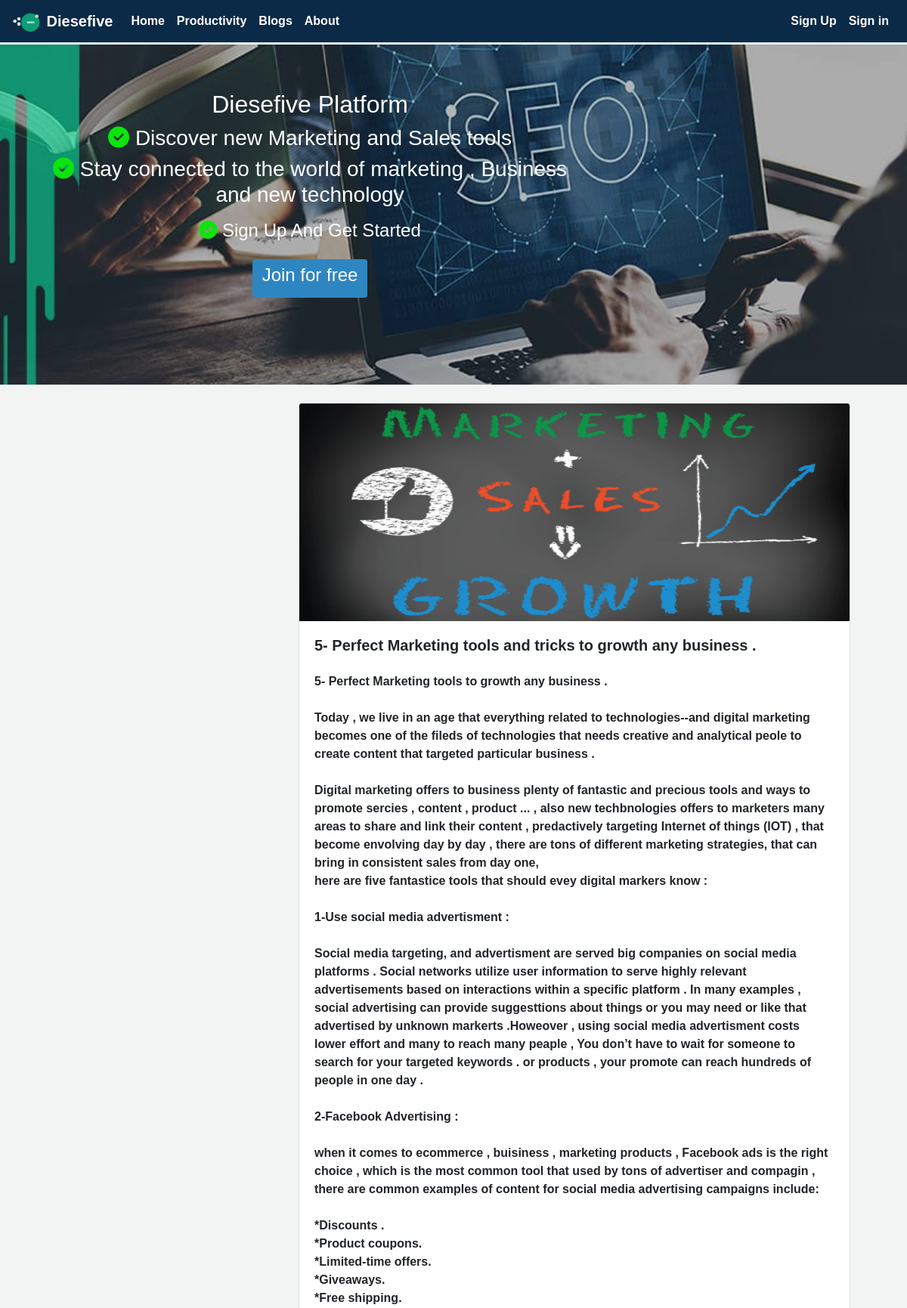
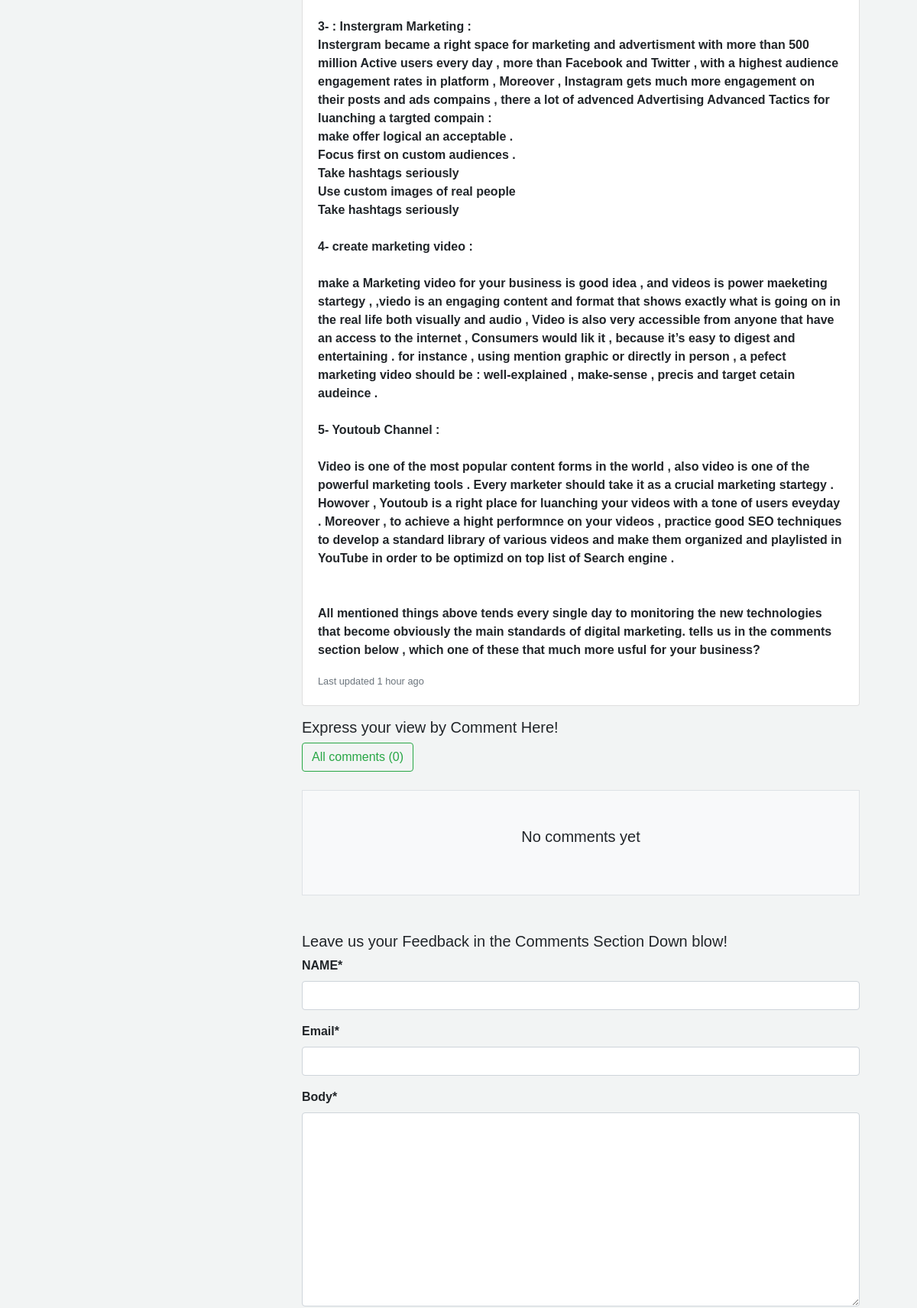
Page /Creativity/5-Perfect-Marketing-tools-to-growth-any-business (upper part) on the committed database (2 pictures, top to bottom).
### myblog/models.py (models this page shows, shortened)
class post(models.Model):
    image = models.ImageField(default='default.jpg', upload_to='profile_pics')
    slug  = models.SlugField(max_length=250 , unique=True)
    title = models.CharField(max_length=100)
    content = models.TextField()
    post_date = models.DateTimeField(default=timezone.now)
    post_update = models.DateTimeField(auto_now=True)
    author = models.ForeignKey(User , on_delete=models.CASCADE)
    def __str__(self):
        return (f'Post_title : {self.title}')
    class Meta():
        ordering = ('-post_update',)

### myblog/views.py (the view)
# urls.py: path('Creativity/<slug:slug>', views.Creativity, name='post_by_slug'),
def Creativity(request, slug) :
    post1 = get_object_or_404(post, slug = slug)
    comments = post1.comments.filter(active=True)
    if request.method == 'POST':
        comment_form = Newcomment(data=request.POST)
        if comment_form.is_valid():
            new_comment = comment_form.save(commit=False)
            new_comment.post = post1
            new_comment.save()
            comment_form = Newcomment()
    else:
        comment_form = Newcomment()
    context = {
    'title': post1 ,
    'post' : post1 ,
    'comments' : comments ,
    'comment_form' : comment_form ,
    }
    return render(request, 'detail.html' , context )

### myblog/forms.py
class Newcomment (forms.ModelForm) :
    class Meta:
        model = comment
        fields = ( 'name' , 'email' , 'body')

### myblog/templates/detail.html (shortened to what this page needs)
{% extends 'base.html' %}
{% block content %}
{% load crispy_forms_tags %}
<section>
  <header>
        <div class="container ml-0  mt-4">
            <div class="row">
               <div class="col-md-4">
                 </div>
                 <div class="col-md-8">
                        <div class="card mb-3">
                          <img class="card-img-top" src="{{post.image.url}}" alt="picture"  style="height: 18rem;">
                          <div class="card-body">
                            <h5 class="card-title font-weight-bold">{{post.title}} . </h5>
                            <p class="card-text mt-4">{{post.content|linebreaksbr}}</p>
                            <p class="card-text"><small class="text-muted">Last updated 1 hour ago </small></p>
                          </div>
                       </div>
                 </div>
            </div>
      </div>
    </header>
</section>
<section>
  <header>
        <div class="container ml-0">
            <div class="row">
                <div class="col-md-4">
                </div>
            <div class="col-md-8">
              <h5>Express your view by Comment Here! </h5>
              <button type="button" class="btn btn-outline-success"> All comments ({{comments.count}}) </button>
             <div class="border bg-light p-4 mb-5 mt-4 bg-w">
                    {% for comment in comments %}
                     <ul class="p-3 comment">
                    <p class="border-bottom font-italic">{{comment.name}} : <p>
                      <i class="far fa-comments"></i>
                    <p class="font-weight-bold"> " {{comment.body}}   " </p>
                    <p class="font-weight-light">  On : {{comment.comment_date|date:'d-m-Y'}} </p>
                     <div class="border-bottom mb-3 mt-2"></div>
                        {% empty %}
                 <h5 class="text-center p-4 mb-3 comment"> No comments yet </h5>
                {% endfor %}
             </div>
<h5>Leave us your Feedback in the Comments Section Down blow!</h5>
    <form method="POST">
        {{comment_form|crispy}}
    </form>
          </div>
       </div>
    </div>
</header>
</section>
<br>
<br>
<br>
<br
{% endblock content %}

### myblog/static/css/home.css (style rules this page uses)
body { background-color : #f2f4f4 ; font-family: 'Gill Sans', sans-serif; font-weight: 600; }
html,body { direction: ltr ; text-align: left ; }

### rows in the picture
post: image (picture), title "5- Perfect Marketing tools and tricks to growth any business", content "5- Perfect Marketing tools to growth any business . Today , we live in an age that everything related to technologies--and digital marketing becomes one of the fileds of technologies that needs creative and analytical peole to create content that targeted particular business . Digital marketing offers to business plenty of fantastic and precious tools and ways to promote sercies , content , product ... , also new techbnologies offers to marketers many areas to share and link their content , predactively targeting Internet of things (IOT) , that become envolving day by day , there are tons of different marketing strategies, that can bring in consistent sales from day one, here are five…"

### other values in the picture
{{ comments.count }} "0"
